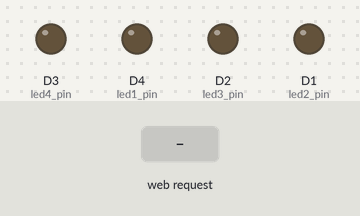
Recording of a sketch running on a simulated ESP8266 (NodeMCU). Parts: output pins drawn as LEDs (lit = HIGH). The test bench sets the inputs (shaded band). WiFi joins after 1.5 s; servers stay silent unless stated; what the sketch prints to the serial monitor is not drawn.

Above: at 3.2 s.
3.3 s: HTTP request GET /led1on received
At 3.8 s:
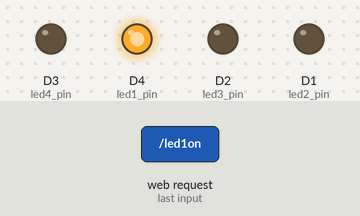
4.8 s: HTTP request GET /led2on received
At 6.0 s:
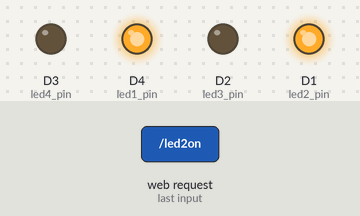
6.3 s: HTTP request GET /led1off received
At 7.3 s:
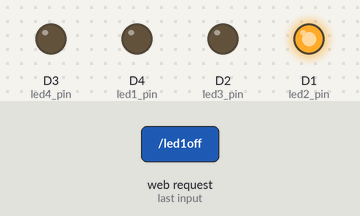
7.8 s: HTTP request GET /led3on received
At 8.5 s:
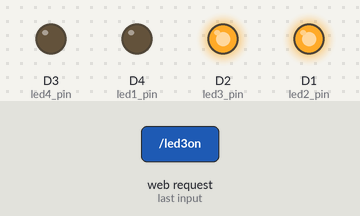
9.3 s: HTTP request GET /led2off received
At 9.6 s:
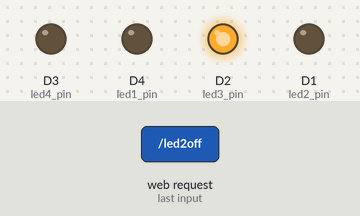
10.8 s: HTTP request GET /led4on received
At 11.9 s:
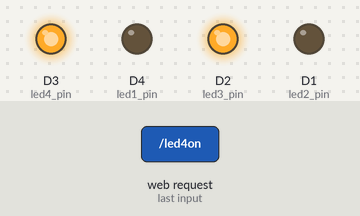
Timing chart, 0 to 13.3 s (numbered marks = the images above; inputs shaded):
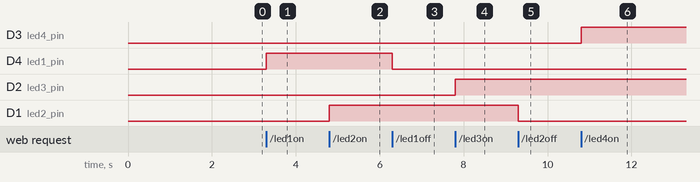

The sketch:

web_server_STA.ino
```cpp
/*
 * This code will configure ESP8266 in station mode and it will then act as a web server after connecting to a WiFi Router.
 * It will then turn On/Off 4 LEDs as per input from the connected client
 */

#include <ESP8266WiFi.h>
#include <ESP8266WebServer.h>

/*Specifying the SSID and Password of the WiFi*/

const char *ssid = "TP-Link_BC4E";
const char *password = "16510135";

//Specifying the Webserver instance to connect with HTTP Port: 80
ESP8266WebServer server(80);

//Specifying the Pins connected from LED1 to LED4
//uint8_t led1_pin=D0;
uint8_t led1_pin=BUILTIN_LED;
uint8_t led2_pin=D1;
uint8_t led3_pin=D2;
uint8_t led4_pin=D3;

//Specifying the boolean variables indicating the status of LED1 to LED4
bool led1_status=false, led2_status=false, led3_status=false, led4_status=false;

void setup() {
  //Starting the serial communication channel
  Serial.begin(115200);
  Serial.println();
  Serial.print("Connecting to ");
  Serial.print(ssid);

 //Output mode for the LED Pins
  pinMode(led1_pin,OUTPUT);
  pinMode(led2_pin,OUTPUT);
  pinMode(led3_pin,OUTPUT);
  pinMode(led4_pin,OUTPUT);

  //Connecting to the local WiFi network
  WiFi.begin(ssid,password);

  //Keep checking the WiFi status until it is connected to the wifi network

  while(WiFi.status()!=WL_CONNECTED)
  {
    delay(1000);
    Serial.print(".");
  }
  Serial.println("");
  Serial.print("WiFi Connected with IP Address: ");
  Serial.println(WiFi.localIP());

  //Specifying the functions which will be executed upon corresponding GET request from the client
  server.on("/",handle_OnConnect);
  server.on("/led1on",handle_led1on);
  server.on("/led1off",handle_led1off);
  server.on("/led2on",handle_led2on);
  server.on("/led2off",handle_led2off);
  server.on("/led3on",handle_led3on);
  server.on("/led3off",handle_led3off);
  server.on("/led4on",handle_led4on);
  server.on("/led4off",handle_led4off);
  server.onNotFound(handle_NotFound);

  //Starting the Server
  server.begin();
  Serial.println("HTTP Server Started");
}

void loop() {

  if(WiFi.status()==WL_CONNECTED)//Check if ESP8266 is still connected to the internet
  {
    //Assign the server to handle the clients
    server.handleClient();

    //Turn the LEDs ON/OFF as per their status set by the connected client

    //LED1
    if(led1_status==false)
    {
      digitalWrite(led1_pin,LOW);
    }
    else
    {
      digitalWrite(led1_pin,HIGH);
    }

    //LED2
    if(led2_status==false)
    {
      digitalWrite(led2_pin,LOW);
    }
    else
    {
      digitalWrite(led2_pin,HIGH);
    }

    //LED3
    if(led3_status==false)
    {
      digitalWrite(led3_pin,LOW);
    }
    else
    {
      digitalWrite(led3_pin,HIGH);
    }

    //LED4
    if(led4_status==false)
    {
      digitalWrite(led4_pin,LOW);
    }
    else
    {
      digitalWrite(led4_pin,HIGH);
    }
  }
  else
  {
    Serial.println("WiFi Disconnected!!!");
    Serial.print("Trying to establish the connection...");

    //Keep checking the WiFi status until it is connected to the wifi network
    while(WiFi.status()!=WL_CONNECTED)
    {
      delay(1000);
      Serial.print(".");
    }
    Serial.println("");
    Serial.print("WiFi Connected with IP Address: ");
    Serial.println(WiFi.localIP());
  }
}

void handle_OnConnect()
{
  Serial.println("Client Connected");
  server.send(200, "text/html", HTML());
}

void handle_led1on()
{
  Serial.println("LED1 ON");
  led1_status=true;
  server.send(200, "text/html", HTML());
}

void handle_led1off()
{
  Serial.println("LED1 OFF");
  led1_status=false;
  server.send(200, "text/html", HTML());
}

void handle_led2on()
{
  Serial.println("LED2 ON");
  led2_status=true;
  server.send(200, "text/html", HTML());
}

void handle_led2off()
{
  Serial.println("LED2 OFF");
  led2_status=false;
  server.send(200, "text/html", HTML());
}

void handle_led3on()
{
  Serial.println("LED3 ON");
  led3_status=true;
  server.send(200, "text/html", HTML());
}

void handle_led3off()
{
  Serial.println("LED3 OFF");
  led3_status=false;
  server.send(200, "text/html", HTML());
}

void handle_led4on()
{
  Serial.println("LED4 ON");
  led4_status=true;
  server.send(200, "text/html", HTML());
}

void handle_led4off()
{
  Serial.println("LED4 OFF");
  led4_status=false;
  server.send(200, "text/html", HTML());
}

void handle_NotFound()
{
  server.send(404, "text/plain", "Not found");
}

String HTML()
{
  String msg="<!DOCTYPE html> <html>\n";
  msg+="<head><meta name=\"viewport\" content=\"width=device-width, initial-scale=1.0, user-scalable=no\">\n";
  msg+="<title>LED Control</title>\n";
  msg+="<style>html{font-family:Helvetica; display:inline-block; margin:0px auto; text-align:center;}\n";
  msg+="body{margin-top: 50px;} h1{color: #444444; margin: 50px auto 30px;} h3{color:#444444; margin-bottom: 50px;}\n";
  msg+=".button{display:block; width:80px; background-color:#f48100; border:none; color:white; padding: 13px 30px; text-decoration:none; font-size:25px; margin: 0px auto 35px; cursor:pointer; border-radius:4px;}\n";
  msg+=".button-on{background-color:#f48100;}\n";
  msg+=".button-on:active{background-color:#f48100;}\n";
  msg+=".button-off{background-color:#26282d;}\n";
  msg+=".button-off:active{background-color:#26282d;}\n";
  msg+="</style>\n";
  msg+="</head>\n";
  msg+="<body>\n";
  msg+="<h1>ESP8266 Web Server</h1>\n";
  msg+="<h3>Using Station (STA) Mode</h3>\n";

  if(led1_status==false)
  {
    msg+="<p>LED1 Status: OFF</p><a class=\"button button-on\" href=\"/led1on\">ON</a>\n";
  }
  else
  {
    msg+="<p>LED1 Status: ON</p><a class=\"button button-off\" href=\"/led1off\">OFF</a>\n";
  }

  if(led2_status==false)
  {
    msg+="<p>LED2 Status: OFF</p><a class=\"button button-on\" href=\"/led2on\">ON</a>\n";
  }
  else
  {
    msg+="<p>LED2 Status: ON</p><a class=\"button button-off\" href=\"/led2off\">OFF</a>\n";
  }

  if(led3_status==false)
  {
    msg+="<p>LED3 Status: OFF</p><a class=\"button button-on\" href=\"/led3on\">ON</a>\n";
  }
  else
  {
    msg+="<p>LED3 Status: ON</p><a class=\"button button-off\" href=\"/led3off\">OFF</a>\n";
  }

  if(led4_status==false)
  {
    msg+="<p>LED4 Status: OFF</p><a class=\"button button-on\" href=\"/led4on\">ON</a>\n";
  }
  else
  {
    msg+="<p>LED4 Status: ON</p><a class=\"button button-off\" href=\"/led4off\">OFF</a>\n";
  }

  msg+="</body>\n";
  msg+="</html>\n";
  return msg;
}
```

Measured:
- after the input at 3.3 s, D4 (led1_pin): LOW → HIGH at once
- after the input at 4.8 s, D1 (led2_pin): LOW → HIGH at once
- after the input at 6.3 s, D4 (led1_pin): HIGH → LOW at once
- after the input at 7.8 s, D2 (led3_pin): LOW → HIGH at once
- after the input at 9.3 s, D1 (led2_pin): HIGH → LOW at once
- after the input at 10.8 s, D3 (led4_pin): LOW → HIGH at once
